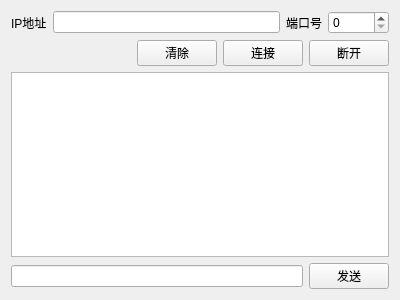
<?xml version="1.0" encoding="UTF-8"?>
<ui version="4.0">
 <class>TcpClientView</class>
 <widget class="QWidget" name="TcpClientView">
  <property name="geometry">
   <rect>
    <x>0</x>
    <y>0</y>
    <width>400</width>
    <height>300</height>
   </rect>
  </property>
  <property name="windowTitle">
   <string>Form</string>
  </property>
  <layout class="QVBoxLayout" name="verticalLayout">
   <item>
    <layout class="QHBoxLayout" name="horizontalLayout">
     <item>
      <widget class="QLabel" name="label_ipaddr">
       <property name="text">
        <string>IP地址</string>
       </property>
      </widget>
     </item>
     <item>
      <widget class="QLineEdit" name="lineEdit_ipaddr"/>
     </item>
     <item>
      <widget class="QLabel" name="label_port">
       <property name="text">
        <string>端口号</string>
       </property>
      </widget>
     </item>
     <item>
      <widget class="QSpinBox" name="spinBox_port">
       <property name="maximum">
        <number>65536</number>
       </property>
      </widget>
     </item>
    </layout>
   </item>
   <item>
    <layout class="QHBoxLayout" name="horizontalLayout_2">
     <item>
      <spacer name="horizontalSpacer">
       <property name="orientation">
        <enum>Qt::Horizontal</enum>
       </property>
       <property name="sizeHint" stdset="0">
        <size>
         <width>40</width>
         <height>20</height>
        </size>
       </property>
      </spacer>
     </item>
     <item>
      <widget class="QPushButton" name="pushButton_clear">
       <property name="text">
        <string>清除</string>
       </property>
      </widget>
     </item>
     <item>
      <widget class="QPushButton" name="pushButton_connect">
       <property name="text">
        <string>连接</string>
       </property>
      </widget>
     </item>
     <item>
      <widget class="QPushButton" name="pushButton_disconnect">
       <property name="text">
        <string>断开</string>
       </property>
      </widget>
     </item>
    </layout>
   </item>
   <item>
    <widget class="QTextBrowser" name="textBrowser_recv"/>
   </item>
   <item>
    <layout class="QHBoxLayout" name="horizontalLayout_3">
     <item>
      <widget class="QLineEdit" name="lineEdit_send"/>
     </item>
     <item>
      <widget class="QPushButton" name="pushButton_send">
       <property name="text">
        <string>发送</string>
       </property>
      </widget>
     </item>
    </layout>
   </item>
  </layout>
 </widget>
 <resources/>
 <connections/>
</ui>
